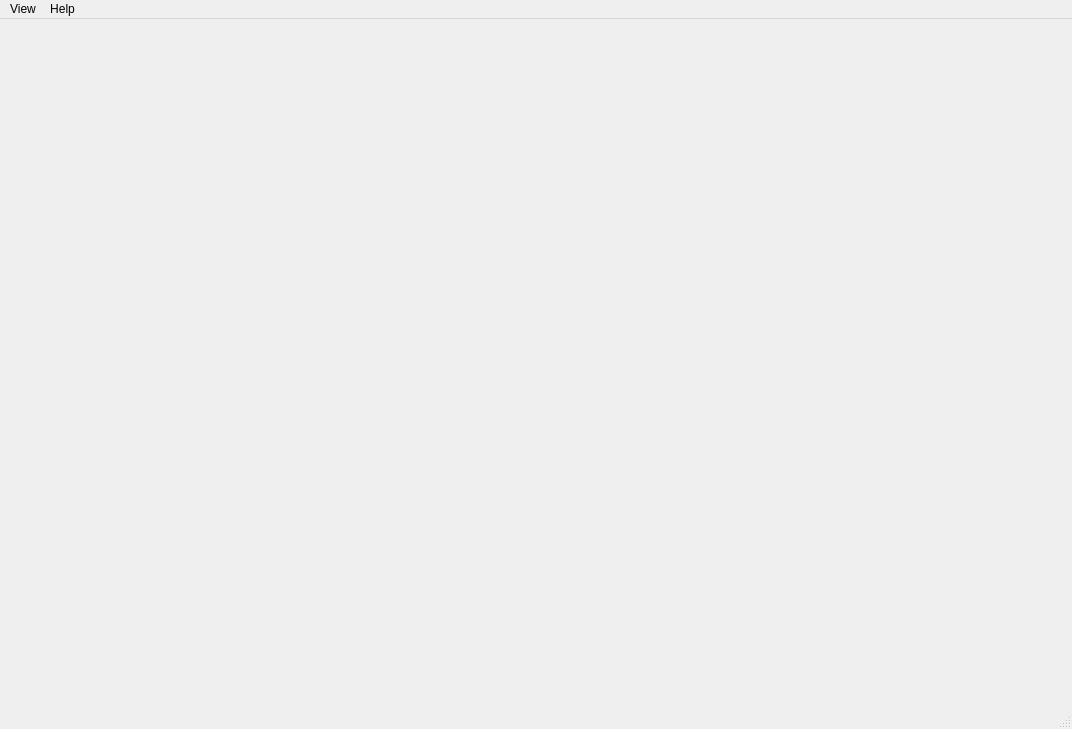
<?xml version="1.0" encoding="UTF-8"?>
<ui version="4.0">
 <class>MainWindow</class>
 <widget class="QMainWindow" name="MainWindow">
  <property name="geometry">
   <rect>
    <x>0</x>
    <y>0</y>
    <width>1072</width>
    <height>729</height>
   </rect>
  </property>
  <property name="windowTitle">
   <string>MainWindow</string>
  </property>
  <widget class="QWidget" name="centralwidget">
   <layout class="QVBoxLayout" name="verticalLayout_5">
    <property name="spacing">
     <number>0</number>
    </property>
    <property name="leftMargin">
     <number>0</number>
    </property>
    <property name="topMargin">
     <number>0</number>
    </property>
    <property name="rightMargin">
     <number>0</number>
    </property>
    <property name="bottomMargin">
     <number>0</number>
    </property>
   </layout>
  </widget>
  <widget class="QMenuBar" name="menubar">
   <property name="geometry">
    <rect>
     <x>0</x>
     <y>0</y>
     <width>1072</width>
     <height>22</height>
    </rect>
   </property>
   <widget class="QMenu" name="menuView">
    <property name="title">
     <string>View</string>
    </property>
    <addaction name="actionAdd_NV200_View"/>
    <addaction name="actionAdd_SpiBox_View"/>
   </widget>
   <widget class="QMenu" name="menuHelp">
    <property name="title">
     <string>Help</string>
    </property>
   </widget>
   <addaction name="menuView"/>
   <addaction name="menuHelp"/>
  </widget>
  <widget class="QStatusBar" name="statusbar"/>
  <action name="actionAdd_NV200_View">
   <property name="text">
    <string>Add NV200 View...</string>
   </property>
  </action>
  <action name="actionAdd_SpiBox_View">
   <property name="text">
    <string>Add SpiBox View...</string>
   </property>
  </action>
 </widget>
 <resources/>
 <connections/>
</ui>
